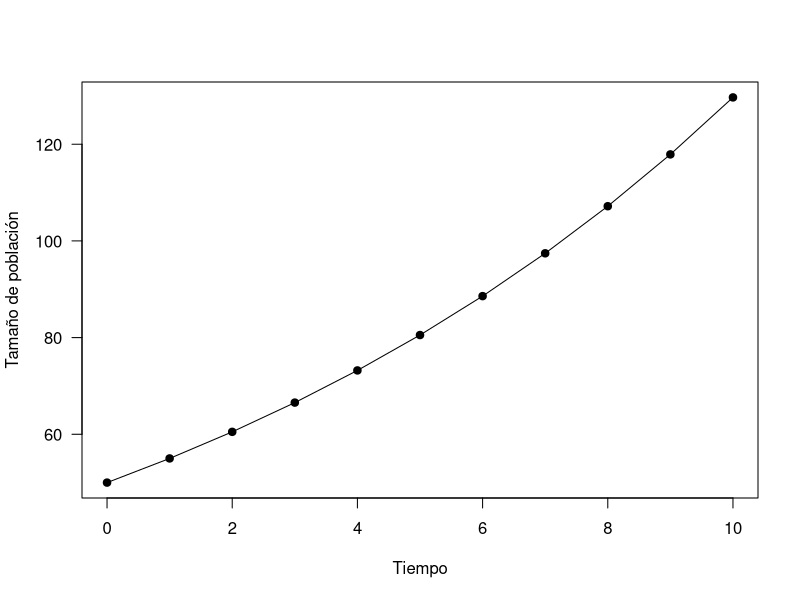
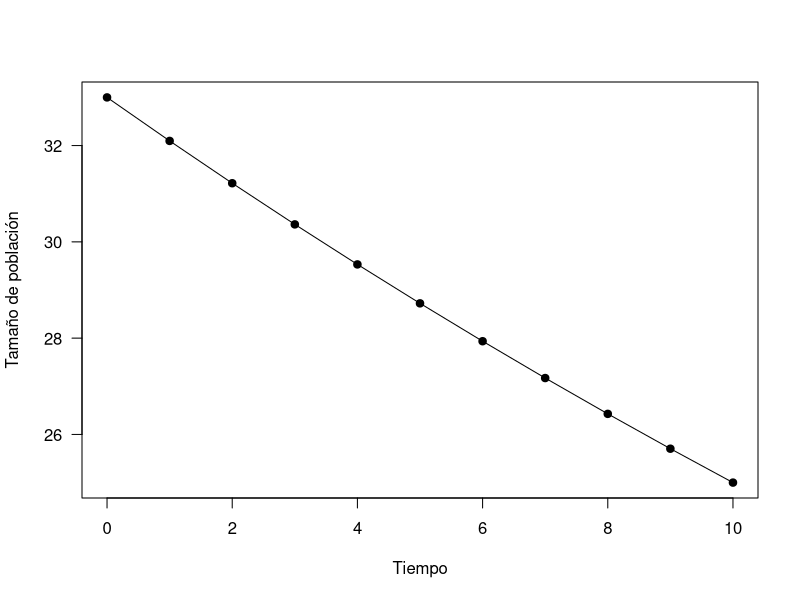
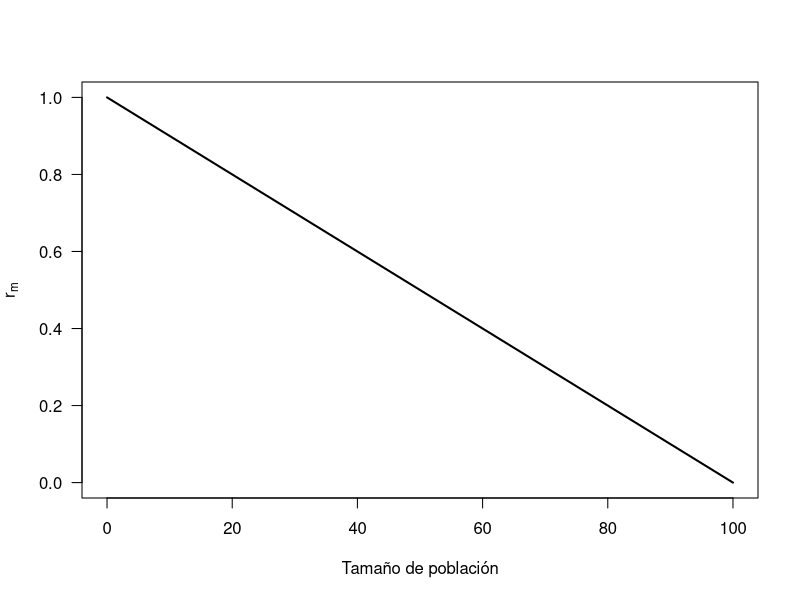
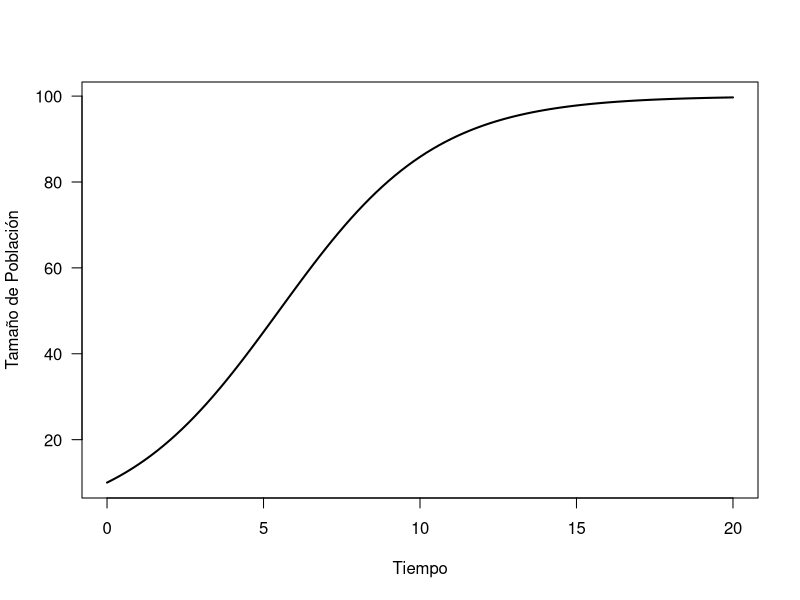

R code for these plots, in order:
## ---- chunk 1
plotGeomGrowth <- function(N0, lambda, t){
    vectorTiempo <- 0:t
    vectorPoblacion <- N0*lambda^vectorTiempo
    plot(vectorTiempo, vectorPoblacion,
         type = "p", xlab = "Tiempo", ylab = "Tamaño de población",
         las = 1, pch = 21, bg = 1)
    lines(vectorTiempo, vectorPoblacion)
}

plotGeomGrowth(50, 1.1, 10)
## ---- chunk 2

plotGeomGrowth(N0 = 33, lambda = (25/33)^(1/10), t = 10)

## ---- chunk 3
rm <- 1
K <- 100
N <- 0:100

val <- rm * (1 - (N / K))

plot(N,
  val,
  type = "l", las = 1, lwd = 2,
  xlab = "Tamaño de población",
  ylab = expression(r[m])
  )
## ---- chunk 4
r <- 0.4
K <- 100
N0 <- 10
curve(
  K/(1+((K/N0-1)*exp(-r*x))),
  from = 0,to = 20,
  las = 1, lwd = 2, 
  xlab = "Tiempo", ylab = "Tamaño de Población")
